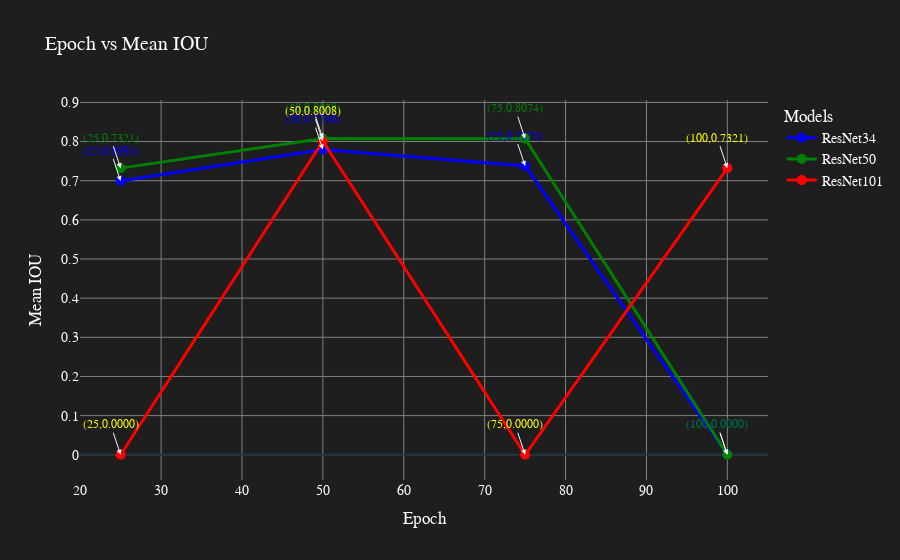

Notebook cell for this chart:
### Code cell
import plotly.graph_objects as go
import numpy as np

# Data
epoch = [25, 50, 75, 100]
RESNET34 = [0.6991, 0.7796, 0.7375, 0]
RESNET50 = [0.7321, 0.8078, 0.8074, 0]
RESNET101 = [0, 0.8008, 0, 0.7321]

# Create interactive figure
fig = go.Figure()

# Add traces
fig.add_trace(go.Scatter(x=epoch, y=RESNET34, mode='lines+markers', name='ResNet34', line=dict(color='blue', width=3), marker=dict(size=10)))
fig.add_trace(go.Scatter(x=epoch, y=RESNET50, mode='lines+markers', name='ResNet50', line=dict(color='green', width=3), marker=dict(size=10)))
fig.add_trace(go.Scatter(x=epoch, y=RESNET101, mode='lines+markers', name='ResNet101', line=dict(color='red', width=3), marker=dict(size=10)))

# Add annotations dynamically
for x, y in zip(epoch, RESNET34):
    fig.add_annotation(x=x, y=y, text=f'({x},{y:.4f})', showarrow=True, arrowhead=2, font=dict(size=12, color='blue'))

for x, y in zip(epoch, RESNET50):
    fig.add_annotation(x=x, y=y, text=f'({x},{y:.4f})', showarrow=True, arrowhead=2, font=dict(size=12, color='green'))

for x, y in zip(epoch, RESNET101):
    fig.add_annotation(x=x, y=y, text=f'({x},{y:.4f})', showarrow=True, arrowhead=2, font=dict(size=12, color='yellow'))

# Customize layout
fig.update_layout(
    title='Epoch vs Mean IOU',
    xaxis_title='Epoch',
    yaxis_title='Mean IOU',
    template='plotly_dark',
    hovermode='x unified',
    font=dict(family='Arial, sans-serif', size=14, color='white'),
    legend=dict(title='Models', font=dict(size=14)),
    plot_bgcolor='#1e1e1e',
    paper_bgcolor='#1e1e1e',
    xaxis=dict(showgrid=True, gridwidth=1, gridcolor='gray'),
    yaxis=dict(showgrid=True, gridwidth=1, gridcolor='gray')
)

# Show interactive plot
fig.show()

### Figure 1 — Plotly figure (JSON) as saved in the notebook; plotly's stock layout.template omitted (floating-point values rounded to 4 significant figures)
{"data": [{"line": {"color": "blue", "width": 3}, "marker": {"size": 10}, "mode": "lines+markers", "name": "ResNet34", "type": "scatter", "x": [25, 50, 75, 100], "y": [0.6991, 0.7796, 0.7375, 0]}, {"line": {"color": "green", "width": 3}, "marker": {"size": 10}, "mode": "lines+markers", "name": "ResNet50", "type": "scatter", "x": [25, 50, 75, 100], "y": [0.7321, 0.8078, 0.8074, 0]}, {"line": {"color": "red", "width": 3}, "marker": {"size": 10}, "mode": "lines+markers", "name": "ResNet101", "type": "scatter", "x": [25, 50, 75, 100], "y": [0, 0.8008, 0, 0.7321]}], "layout": {"annotations": [{"arrowhead": 2, "font": {"color": "blue", "size": 12}, "showarrow": true, "text": "(25,0.6991)", "x": 25, "y": 0.6991}, {"arrowhead": 2, "font": {"color": "blue", "size": 12}, "showarrow": true, "text": "(50,0.7796)", "x": 50, "y": 0.7796}, {"arrowhead": 2, "font": {"color": "blue", "size": 12}, "showarrow": true, "text": "(75,0.7375)", "x": 75, "y": 0.7375}, {"arrowhead": 2, "font": {"color": "blue", "size": 12}, "showarrow": true, "text": "(100,0.0000)", "x": 100, "y": 0}, {"arrowhead": 2, "font": {"color": "green", "size": 12}, "showarrow": true, "text": "(25,0.7321)", "x": 25, "y": 0.7321}, {"arrowhead": 2, "font": {"color": "green", "size": 12}, "showarrow": true, "text": "(50,0.8078)", "x": 50, "y": 0.8078}, {"arrowhead": 2, "font": {"color": "green", "size": 12}, "showarrow": true, "text": "(75,0.8074)", "x": 75, "y": 0.8074}, {"arrowhead": 2, "font": {"color": "green", "size": 12}, "showarrow": true, "text": "(100,0.0000)", "x": 100, "y": 0}, {"arrowhead": 2, "font": {"color": "yellow", "size": 12}, "showarrow": true, "text": "(25,0.0000)", "x": 25, "y": 0}, {"arrowhead": 2, "font": {"color": "yellow", "size": 12}, "showarrow": true, "text": "(50,0.8008)", "x": 50, "y": 0.8008}, {"arrowhead": 2, "font": {"color": "yellow", "size": 12}, "showarrow": true, "text": "(75,0.0000)", "x": 75, "y": 0}, {"arrowhead": 2, "font": {"color": "yellow", "size": 12}, "showarrow": true, "text": "(100,0.7321)", "x": 100, "y": 0.7321}], "font": {"color": "white", "family": "Arial, sans-serif", "size": 14}, "hovermode": "x unified", "legend": {"font": {"size": 14}, "title": {"text": "Models"}}, "paper_bgcolor": "#1e1e1e", "plot_bgcolor": "#1e1e1e", "title": {"text": "Epoch vs Mean IOU"}, "xaxis": {"gridcolor": "gray", "gridwidth": 1, "showgrid": true, "title": {"text": "Epoch"}}, "yaxis": {"gridcolor": "gray", "gridwidth": 1, "showgrid": true, "title": {"text": "Mean IOU"}}}}
